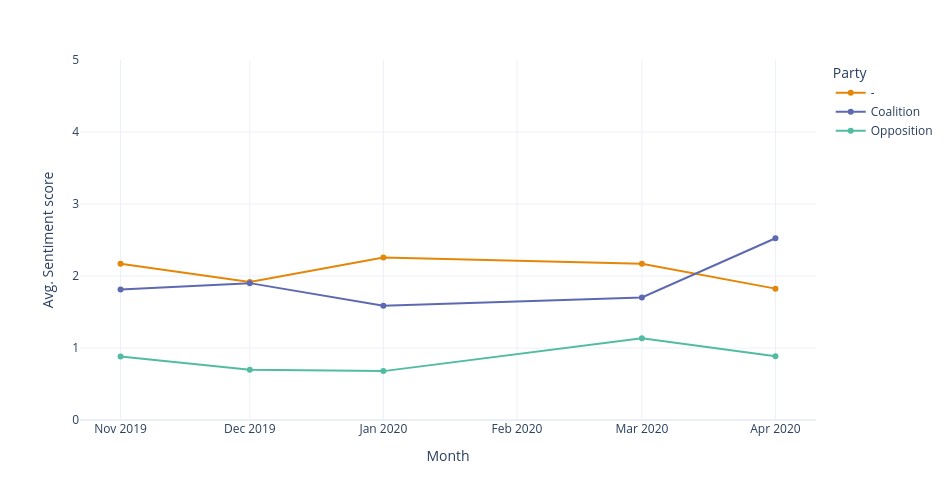

This figure's notebook cell:
### Code cell
#Party status x average sentiment score (across years)

status_term = df.groupby(["Party_status", "Month"]).agg({"Senti_n":"mean"}).reset_index()
status_term

fig=px.line(status_term, x="Month", y="Senti_n", color="Party_status", markers=True, 
            color_discrete_sequence=px.colors.qualitative.Vivid)
fig.update_layout(
    height=500,  
    width=950,
    yaxis=dict(range=[0, 5]),

    yaxis_title='Avg. Sentiment score',
    legend_title='Party',
    template='plotly_white'
)
fig.show()

### Figure 1 — Plotly figure (JSON) as saved in the notebook; plotly's stock layout.template omitted (floating-point values rounded to 4 significant figures)
{"data": [{"hovertemplate": "Party_status=-<br>Month=%{x}<br>Senti_n=%{y}<extra></extra>", "legendgroup": "-", "line": {"color": "rgb(229, 134, 6)", "dash": "solid"}, "marker": {"symbol": "circle"}, "mode": "lines+markers", "name": "-", "orientation": "v", "showlegend": true, "type": "scatter", "x": ["2019-11", "2019-12", "2020-01", "2020-03", "2020-04"], "xaxis": "x", "y": [2.169, 1.918, 2.255, 2.17, 1.825], "yaxis": "y"}, {"hovertemplate": "Party_status=Coalition<br>Month=%{x}<br>Senti_n=%{y}<extra></extra>", "legendgroup": "Coalition", "line": {"color": "rgb(93, 105, 177)", "dash": "solid"}, "marker": {"symbol": "circle"}, "mode": "lines+markers", "name": "Coalition", "orientation": "v", "showlegend": true, "type": "scatter", "x": ["2019-11", "2019-12", "2020-01", "2020-03", "2020-04"], "xaxis": "x", "y": [1.813, 1.901, 1.587, 1.702, 2.524], "yaxis": "y"}, {"hovertemplate": "Party_status=Opposition<br>Month=%{x}<br>Senti_n=%{y}<extra></extra>", "legendgroup": "Opposition", "line": {"color": "rgb(82, 188, 163)", "dash": "solid"}, "marker": {"symbol": "circle"}, "mode": "lines+markers", "name": "Opposition", "orientation": "v", "showlegend": true, "type": "scatter", "x": ["2019-11", "2019-12", "2020-01", "2020-03", "2020-04"], "xaxis": "x", "y": [0.8811, 0.697, 0.6789, 1.136, 0.8861], "yaxis": "y"}], "layout": {"height": 500, "legend": {"title": {"text": "Party"}, "tracegroupgap": 0}, "margin": {"t": 60}, "width": 950, "xaxis": {"anchor": "y", "domain": [0, 1], "title": {"text": "Month"}}, "yaxis": {"anchor": "x", "domain": [0, 1], "range": [0, 5], "title": {"text": "Avg. Sentiment score"}}}}
